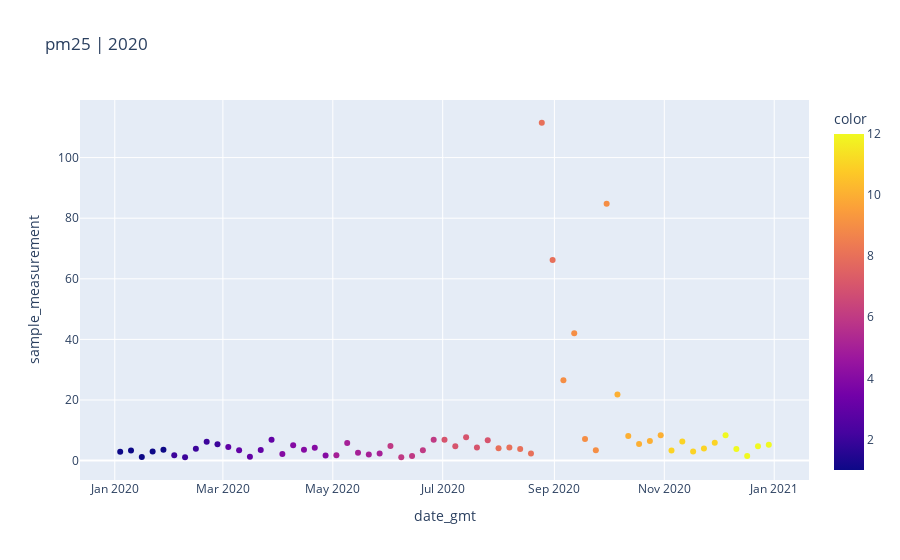
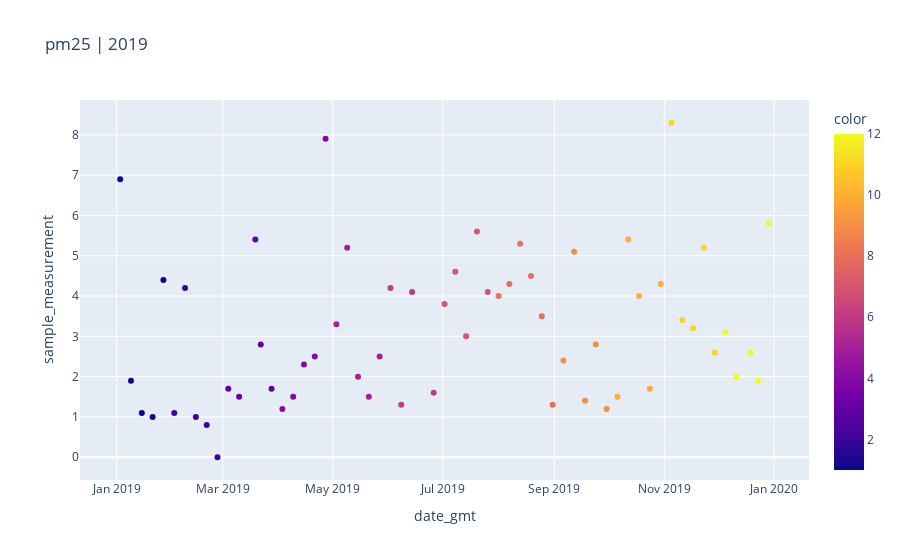

Here is the notebook cell these charts were saved with, in order:
### Code cell
param = pm25
name = 'pm25'
#2020

response = requests.get(f'https://aqs.epa.gov/data/api/sampleData/bySite?email={email}&key={key}&param={param}&bdate={y1}0101&edate={y1}1231&state={state}&county={county}&site={sitecode}')
js = response.json()
data01= pd.DataFrame(js['Data'])

ds01 = data01.sort_values(['date_gmt', 'time_gmt'])
ds01['date_gmt'] = pd.to_datetime(ds01['date_gmt'])
# ds01.plot(x='date_gmt', y='sample_measurement')

print(ds01.date_gmt.groupby([ds01.date_gmt.dt.year, ds01.date_gmt.dt.month])
  .nunique()
  .rename_axis(['year', 'month'])
  .reset_index(name='unique days'))

fig3 = px.scatter(ds01, x="date_gmt", y="sample_measurement", title = f'{name} | 2020', color = ds01.date_gmt.dt.month)
fig3.show()

##########################################################################################################

#2019

response = requests.get(f'https://aqs.epa.gov/data/api/sampleData/bySite?email={email}&key={key}&param={param}&bdate={y2}0101&edate={y2}1231&state={state}&county={county}&site={sitecode}')
js = response.json()
data02= pd.DataFrame(js['Data'])
print(data02.shape)

ds02 = data02.sort_values(['date_gmt', 'time_gmt'])
ds02['date_gmt'] = pd.to_datetime(ds02['date_gmt'])
# ds2.plot(x='date_gmt', y='sample_measurement')

print(ds02.date_gmt.groupby([ds02.date_gmt.dt.year, ds02.date_gmt.dt.month])
  .nunique()
  .rename_axis(['year', 'month'])
  .reset_index(name='unique days'))

fig4 = px.scatter(ds02, x="date_gmt", y="sample_measurement", title = f'{name} | 2019', color = ds02.date_gmt.dt.month)
fig4.show()

##########################################################################################################

fig, ax = plt.subplots(1, 2, figsize=(16,8), sharey=True)
fig.suptitle(f'{county_name} | {name}')
ax[0].plot(ds02['date_gmt'], ds02['sample_measurement'])
ax[0].set(title = '2019', ylabel = f'{name}')
ax[1].plot(ds01['date_gmt'], ds01['sample_measurement'])
ax[1].set(title = '2020', ylabel = f'{name}')

plt.show()

### Figure 1 — Plotly figure (JSON) as saved in the notebook; plotly's stock layout.template omitted (floating-point values rounded to 4 significant figures)
{"data": [{"hovertemplate": "date_gmt=%{x}<br>sample_measurement=%{y}<br>color=%{marker.color}<extra></extra>", "legendgroup": "", "marker": {"color": [1, 1, 1, 1, 1, 2, 2, 2, 2, 2, 3, 3, 3, 3, 3, 4, 4, 4, 4, 4, 5, 5, 5, 5, 5, 6, 6, 6, 6, 6, 7, 7, 7, 7, 7, 8, 8, 8, 8, 8, 8, 9, 9, 9, 9, 9, 10, 10, 10, 10, 10, 11, 11, 11, 11, 11, 12, 12, 12, 12, 12], "coloraxis": "coloraxis", "symbol": "circle"}, "mode": "markers", "name": "", "showlegend": false, "type": "scatter", "x": ["2020-01-04T00:00:00", "2020-01-10T00:00:00", "2020-01-16T00:00:00", "2020-01-22T00:00:00", "2020-01-28T00:00:00", "2020-02-03T00:00:00", "2020-02-09T00:00:00", "2020-02-15T00:00:00", "2020-02-21T00:00:00", "2020-02-27T00:00:00", "2020-03-04T00:00:00", "2020-03-10T00:00:00", "2020-03-16T00:00:00", "2020-03-22T00:00:00", "2020-03-28T00:00:00", "2020-04-03T00:00:00", "2020-04-09T00:00:00", "2020-04-15T00:00:00", "2020-04-21T00:00:00", "2020-04-27T00:00:00", "2020-05-03T00:00:00", "2020-05-09T00:00:00", "2020-05-15T00:00:00", "2020-05-21T00:00:00", "2020-05-27T00:00:00", "2020-06-02T00:00:00", "2020-06-08T00:00:00", "2020-06-14T00:00:00", "2020-06-20T00:00:00", "2020-06-26T00:00:00", "2020-07-02T00:00:00", "2020-07-08T00:00:00", "2020-07-14T00:00:00", "2020-07-20T00:00:00", "2020-07-26T00:00:00", "2020-08-01T00:00:00", "2020-08-07T00:00:00", "2020-08-13T00:00:00", "2020-08-19T00:00:00", "2020-08-25T00:00:00", "2020-08-31T00:00:00", "2020-09-06T00:00:00", "2020-09-12T00:00:00", "2020-09-18T00:00:00", "2020-09-24T00:00:00", "2020-09-30T00:00:00", "2020-10-06T00:00:00", "2020-10-12T00:00:00", "2020-10-18T00:00:00", "2020-10-24T00:00:00", "2020-10-30T00:00:00", "2020-11-05T00:00:00", "2020-11-11T00:00:00", "2020-11-17T00:00:00", "2020-11-23T00:00:00", "2020-11-29T00:00:00", "2020-12-05T00:00:00", "2020-12-11T00:00:00", "2020-12-17T00:00:00", "2020-12-23T00:00:00", "2020-12-29T00:00:00"], "xaxis": "x", "y": [2.9, 3.3, 1.2, 3, 3.6, 1.8, 1.1, 3.9, 6.2, 5.4, 4.5, 3.4, 1.3, 3.5, 6.9, 2.2, 5.1, 3.6, 4.2, 1.7, 1.8, 5.8, 2.6, 2, 2.3, 4.8, 1.1, 1.5, 3.4, 6.9, 6.9, 4.7, 7.7, 4.3, 6.7, 4.1, 4.3, 3.8, 2.3, 111.5, 66.2, 26.5, 42, 7.1, 3.4, 84.8, 21.8, 8.1, 5.5, 6.5, 8.4, 3.3, 6.3, 3, 4, 5.9, 8.4, 3.8, 1.5, 4.7, 5.2], "yaxis": "y"}], "layout": {"coloraxis": {"colorbar": {"title": {"text": "color"}}, "colorscale": [[0, "#0d0887"], [0.1111, "#46039f"], [0.2222, "#7201a8"], [0.3333, "#9c179e"], [0.4444, "#bd3786"], [0.5556, "#d8576b"], [0.6667, "#ed7953"], [0.7778, "#fb9f3a"], [0.8889, "#fdca26"], [1, "#f0f921"]]}, "legend": {"tracegroupgap": 0}, "title": {"text": "pm25 | 2020"}, "xaxis": {"anchor": "y", "domain": [0, 1], "title": {"text": "date_gmt"}}, "yaxis": {"anchor": "x", "domain": [0, 1], "title": {"text": "sample_measurement"}}}}

### Figure 2 — Plotly figure (JSON) as saved in the notebook; plotly's stock layout.template omitted (floating-point values rounded to 4 significant figures)
{"data": [{"hovertemplate": "date_gmt=%{x}<br>sample_measurement=%{y}<br>color=%{marker.color}<extra></extra>", "legendgroup": "", "marker": {"color": [1, 1, 1, 1, 1, 2, 2, 2, 2, 2, 3, 3, 3, 3, 3, 3, 4, 4, 4, 4, 4, 5, 5, 5, 5, 5, 6, 6, 6, 6, 6, 7, 7, 7, 7, 7, 8, 8, 8, 8, 8, 8, 9, 9, 9, 9, 9, 10, 10, 10, 10, 10, 11, 11, 11, 11, 11, 12, 12, 12, 12, 12, 12], "coloraxis": "coloraxis", "symbol": "circle"}, "mode": "markers", "name": "", "showlegend": false, "type": "scatter", "x": ["2019-01-03T00:00:00", "2019-01-09T00:00:00", "2019-01-15T00:00:00", "2019-01-21T00:00:00", "2019-01-27T00:00:00", "2019-02-02T00:00:00", "2019-02-08T00:00:00", "2019-02-14T00:00:00", "2019-02-20T00:00:00", "2019-02-26T00:00:00", "2019-03-04T00:00:00", "2019-03-10T00:00:00", "2019-03-16T00:00:00", "2019-03-19T00:00:00", "2019-03-22T00:00:00", "2019-03-28T00:00:00", "2019-04-03T00:00:00", "2019-04-09T00:00:00", "2019-04-15T00:00:00", "2019-04-21T00:00:00", "2019-04-27T00:00:00", "2019-05-03T00:00:00", "2019-05-09T00:00:00", "2019-05-15T00:00:00", "2019-05-21T00:00:00", "2019-05-27T00:00:00", "2019-06-02T00:00:00", "2019-06-08T00:00:00", "2019-06-14T00:00:00", "2019-06-20T00:00:00", "2019-06-26T00:00:00", "2019-07-02T00:00:00", "2019-07-08T00:00:00", "2019-07-14T00:00:00", "2019-07-20T00:00:00", "2019-07-26T00:00:00", "2019-08-01T00:00:00", "2019-08-07T00:00:00", "2019-08-13T00:00:00", "2019-08-19T00:00:00", "2019-08-25T00:00:00", "2019-08-31T00:00:00", "2019-09-06T00:00:00", "2019-09-12T00:00:00", "2019-09-18T00:00:00", "2019-09-24T00:00:00", "2019-09-30T00:00:00", "2019-10-06T00:00:00", "2019-10-12T00:00:00", "2019-10-18T00:00:00", "2019-10-24T00:00:00", "2019-10-30T00:00:00", "2019-11-05T00:00:00", "2019-11-11T00:00:00", "2019-11-17T00:00:00", "2019-11-23T00:00:00", "2019-11-29T00:00:00", "2019-12-05T00:00:00", "2019-12-11T00:00:00", "2019-12-17T00:00:00", "2019-12-19T00:00:00", "2019-12-23T00:00:00", "2019-12-29T00:00:00"], "xaxis": "x", "y": [6.9, 1.9, 1.1, 1, 4.4, 1.1, 4.2, 1, 0.8, 0, 1.7, 1.5, null, 5.4, 2.8, 1.7, 1.2, 1.5, 2.3, 2.5, 7.9, 3.3, 5.2, 2, 1.5, 2.5, 4.2, 1.3, 4.1, null, 1.6, 3.8, 4.6, 3, 5.6, 4.1, 4, 4.3, 5.3, 4.5, 3.5, 1.3, 2.4, 5.1, 1.4, 2.8, 1.2, 1.5, 5.4, 4, 1.7, 4.3, 8.3, 3.4, 3.2, 5.2, 2.6, 3.1, 2, null, 2.6, 1.9, 5.8], "yaxis": "y"}], "layout": {"coloraxis": {"colorbar": {"title": {"text": "color"}}, "colorscale": [[0, "#0d0887"], [0.1111, "#46039f"], [0.2222, "#7201a8"], [0.3333, "#9c179e"], [0.4444, "#bd3786"], [0.5556, "#d8576b"], [0.6667, "#ed7953"], [0.7778, "#fb9f3a"], [0.8889, "#fdca26"], [1, "#f0f921"]]}, "legend": {"tracegroupgap": 0}, "title": {"text": "pm25 | 2019"}, "xaxis": {"anchor": "y", "domain": [0, 1], "title": {"text": "date_gmt"}}, "yaxis": {"anchor": "x", "domain": [0, 1], "title": {"text": "sample_measurement"}}}}
